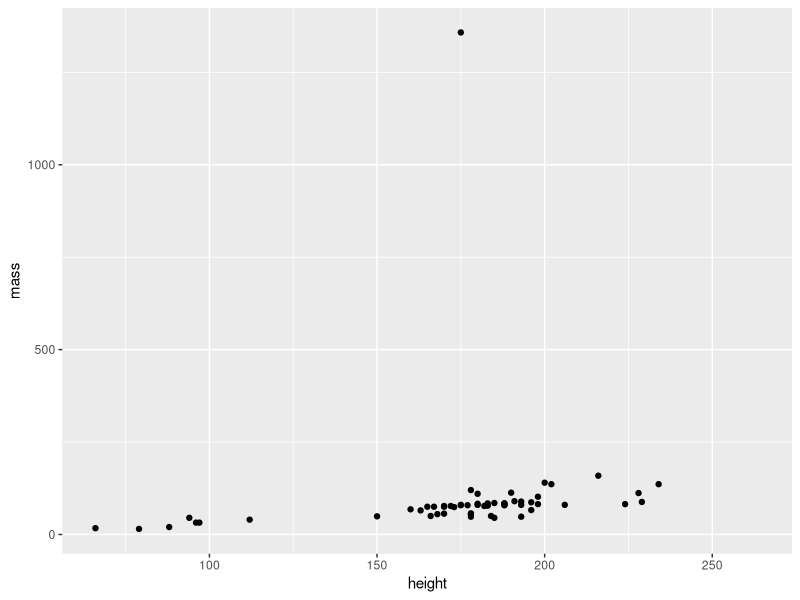
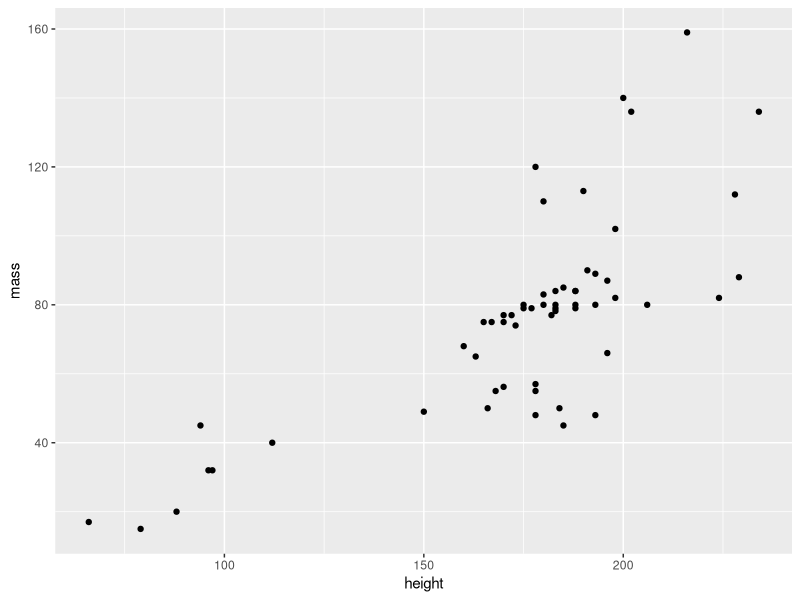
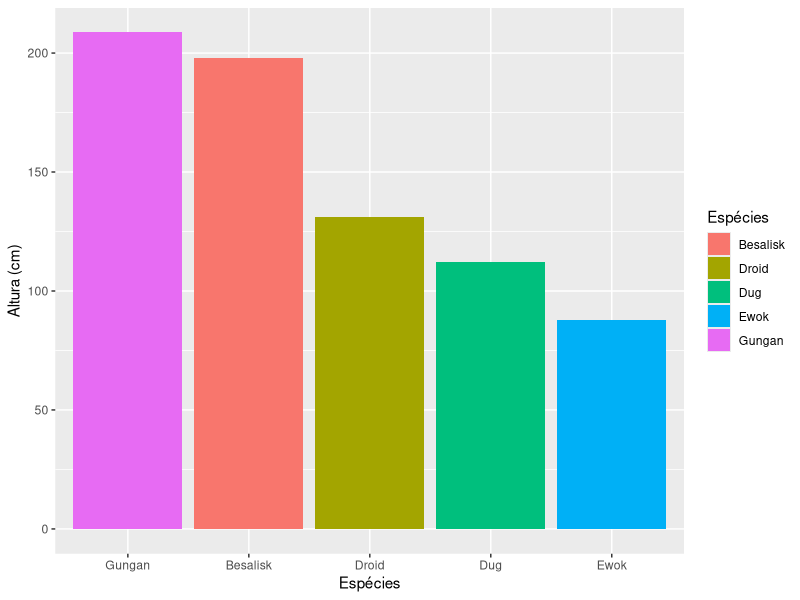
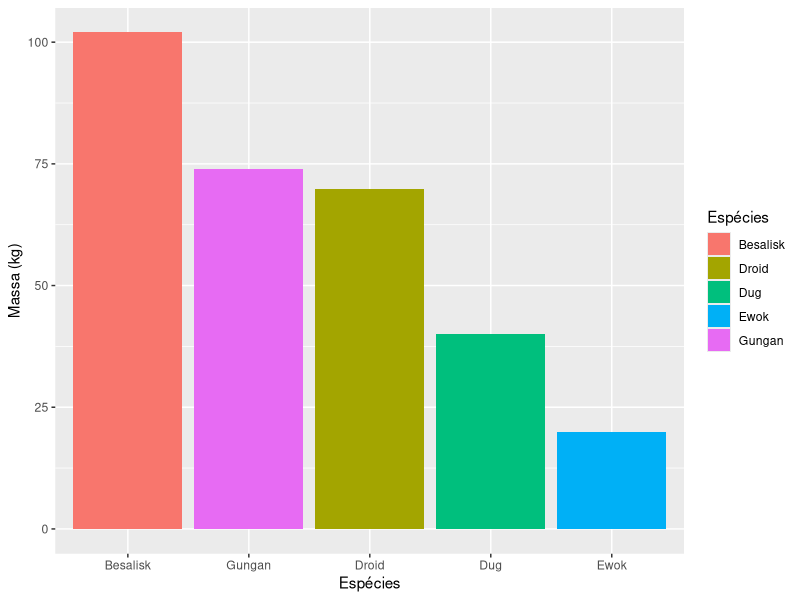
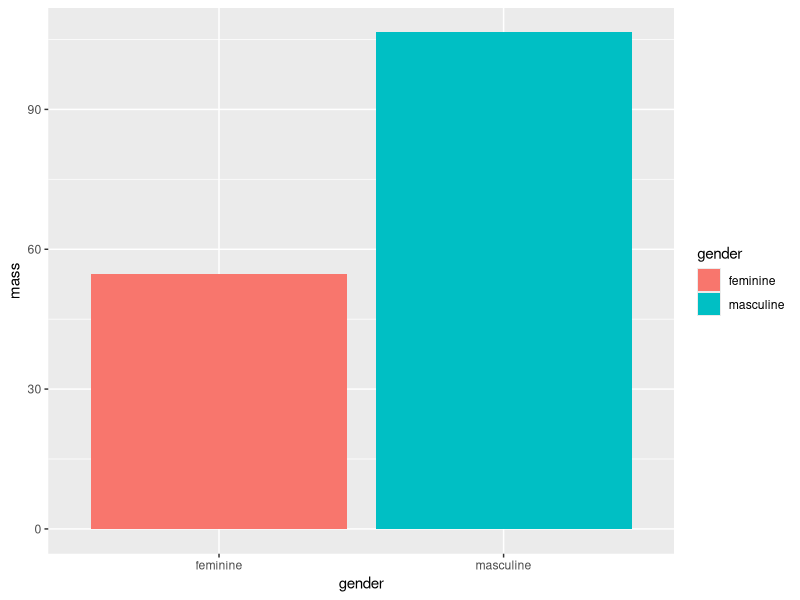
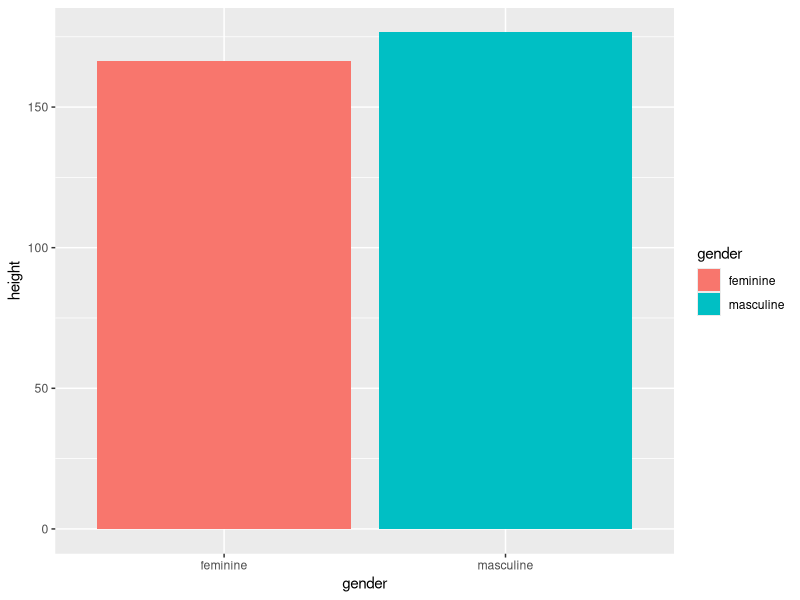
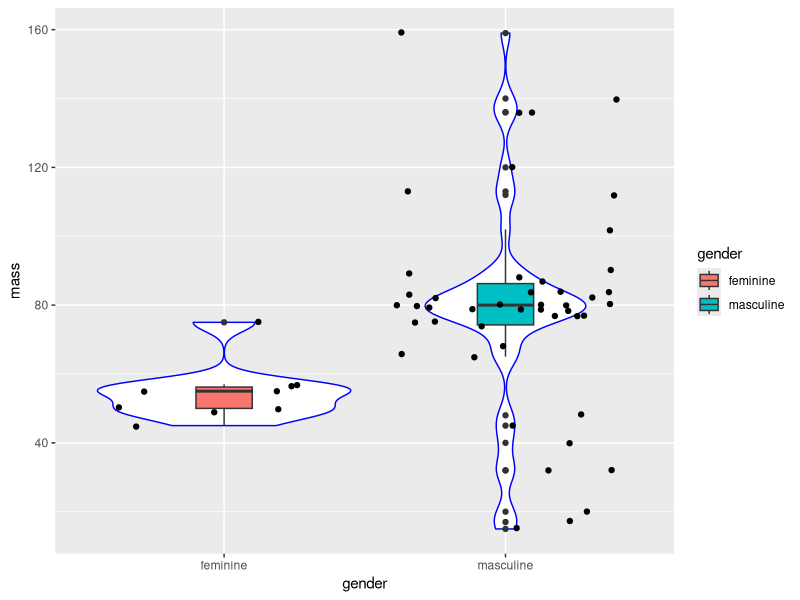
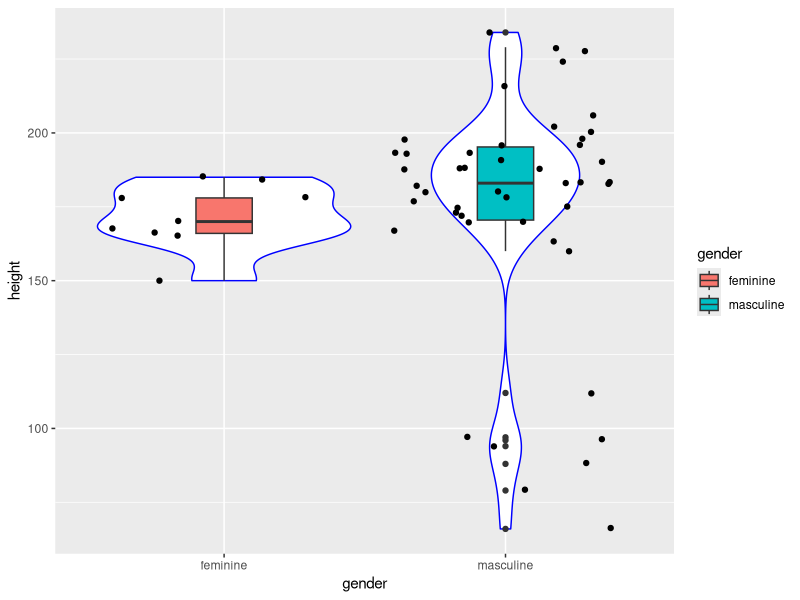

Generate these figures, in order, with R:

# Pacotes tidyverse - Prática -----------------------------------------------------------------------------------------------------------------------------
# Autoria do script: Jeanne Franco ---------------------------------------------------------------------------------------------------------
# Data: 17/03/2022 -------------------------------------------------------------------------------------------------------------------------

# Carregar pacotes -------------------------------------------------------------------------------------------------------------------------

library(dplyr)
library(ggplot2)

# Carregar dados ---------------------------------------------------------------------------------------------------------------------------

dados <- starwars
View(dados)

# Manipulação de dados 1 -------------------------------------------------------------------------------------------------------------------

dados %>%
  select(mass, hair_color) %>%
  filter(hair_color == "brown")

dados %>%
  select(height, hair_color) %>%
  filter(hair_color == "brown")

dados_1 <- dados %>%
  select(height, mass) %>%
  summarise_at(c("height", "mass"), list(max, min), na.rm = TRUE) 
dados_1

dados_2 <- dados %>%
  select(height, mass) 
dados_2

# Gráfico 1 --------------------------------------------------------------------------------------------------------------------------------

ggplot(dados_2, aes(x = height, y = mass)) +
  geom_point()

# Manipulação de dados 2 -------------------------------------------------------------------------------------------------------------------

dados_2 <- dados %>%
  select(height, mass) %>%
  filter(mass != 1358) # Elimina o valor máximo (outlier que impede ver a tendência)
dados_2

# Gráfico 2 --------------------------------------------------------------------------------------------------------------------------------

ggplot(dados_2, aes(x = height, y = mass)) +
  geom_point()

# Manipulação de dados 3 -------------------------------------------------------------------------------------------------------------------

dados_3 <- dados %>%
  select(height, mass, species) %>%
  filter(species %in% c("Besalisk", "Dug", "Gungan", "Ewok", "Droid")) %>%
  group_by(species) %>%
  summarise_all(list(mean), na.rm = TRUE)
dados_3

# Gráficos 3 -------------------------------------------------------------------------------------------------------------------------------

plot_altura <- ggplot(dados_3, aes(x = species, y = height)) +
  geom_col(aes(fill = species)) +
  scale_x_discrete(limits = c("Gungan", "Besalisk", "Droid", "Dug", "Ewok")) +
  scale_fill_discrete(name = "Espécies") +
  labs(x = "Espécies", y = "Altura (cm)")
plot_altura

plot_massa <- ggplot(dados_3, aes(x = species, y = mass)) +
  geom_col(aes(fill = species)) +
  scale_x_discrete(limits = c("Besalisk", "Gungan", "Droid", "Dug", "Ewok")) +
  scale_fill_discrete(name = "Espécies") +
  labs(x = "Espécies", y = "Massa (kg)")
plot_massa

# Manipulação de dados 4 -------------------------------------------------------------------------------------------------------------------

dados_4 <- dados %>%
  select(gender, mass, height) %>%
  filter(gender %in% c("feminine", "masculine")) %>%
  group_by(gender) %>%
  summarise_all(list(mean), na.rm = TRUE)
dados_4  

# Gráficos 4 -------------------------------------------------------------------------------------------------------------------------------

massa_genero <- ggplot(dados_4, aes(x = gender, y = mass)) +
  geom_col(aes(fill = gender))
massa_genero

altura_genero <- ggplot(dados_4, aes(x = gender, y = height)) +
  geom_col(aes(fill = gender))
altura_genero

# Manipulação de dados 5 -------------------------------------------------------------------------------------------------------------------

dados_5 <- dados %>%
  select(gender, mass, height) %>%
  filter(gender %in% c("feminine", "masculine")) %>%
  filter(mass != 1358)
dados_5

# Gráficos 5 -------------------------------------------------------------------------------------------------------------------------------

massa_genero_box <- ggplot(dados_5, aes(x = gender, y = mass)) +
  geom_violin(col = "blue") +
  geom_boxplot(aes(fill = gender), width = 0.2) +
  geom_jitter()
massa_genero_box

altura_genero_box <- ggplot(dados_5, aes(x = gender, y = height)) +
  geom_violin(col = "blue") +
  geom_boxplot(aes(fill = gender), width = 0.2) +
  geom_jitter()
altura_genero_box

# Manipulação de dados 6 -------------------------------------------------------------------------------------------------------------------

dados_6 <- dados %>%
  select(species, birth_year) %>%
  filter(species %in% c("Human", "Droid", "Wookiee", "Ewok", "Cerean")) %>%
  group_by(species) %>%
  summarise(mean(birth_year, na.rm = TRUE))
dados_6
  
dados_6 <- dados %>%
  select(species, birth_year) %>%
  filter(species %in% c("Human", "Droid", "Wookiee", "Ewok", "Cerean")) %>%
  group_by(species) %>%
  summarise_all(list(mean), na.rm = TRUE)
dados_6

# Gráfico 6 -------------------------------------------------------------------------------------------------------------------------------

ggplot(dados_6, aes(x = species, y = birth_year)) +
  geom_col(aes(fill = species)) +
  scale_x_discrete(limits = c("Wookiee", "Cerean", "Human", "Droid", "Ewok"))

# Manipulação de dados 7 -------------------------------------------------------------------------------------------------------------------

dados_7 <- dados %>%
  select(height, mass, birth_year, skin_color) %>%
  filter(skin_color %in% c("green", "red", "blue", "brown", "dark")) %>%
  group_by(skin_color) %>%
  summarise_at(c("height", "mass", "birth_year"), list(mean), na.rm = TRUE)
dados_7

# Gráficos 7 -------------------------------------------------------------------------------------------------------------------------------

altura_pele <- ggplot(dados_7, aes(x = skin_color, y = height)) +
  geom_col(fill = "#cab2d6") +
  scale_x_discrete(limits = c("green", "brown", "red", "dark", "blue"))
altura_pele

massa_pele <- ggplot(dados_7, aes(x = skin_color, y = mass)) +
  geom_col(fill = "#cab2d6") +
  scale_x_discrete(limits = c("blue", "dark", "green", "red", "brown"))
massa_pele
